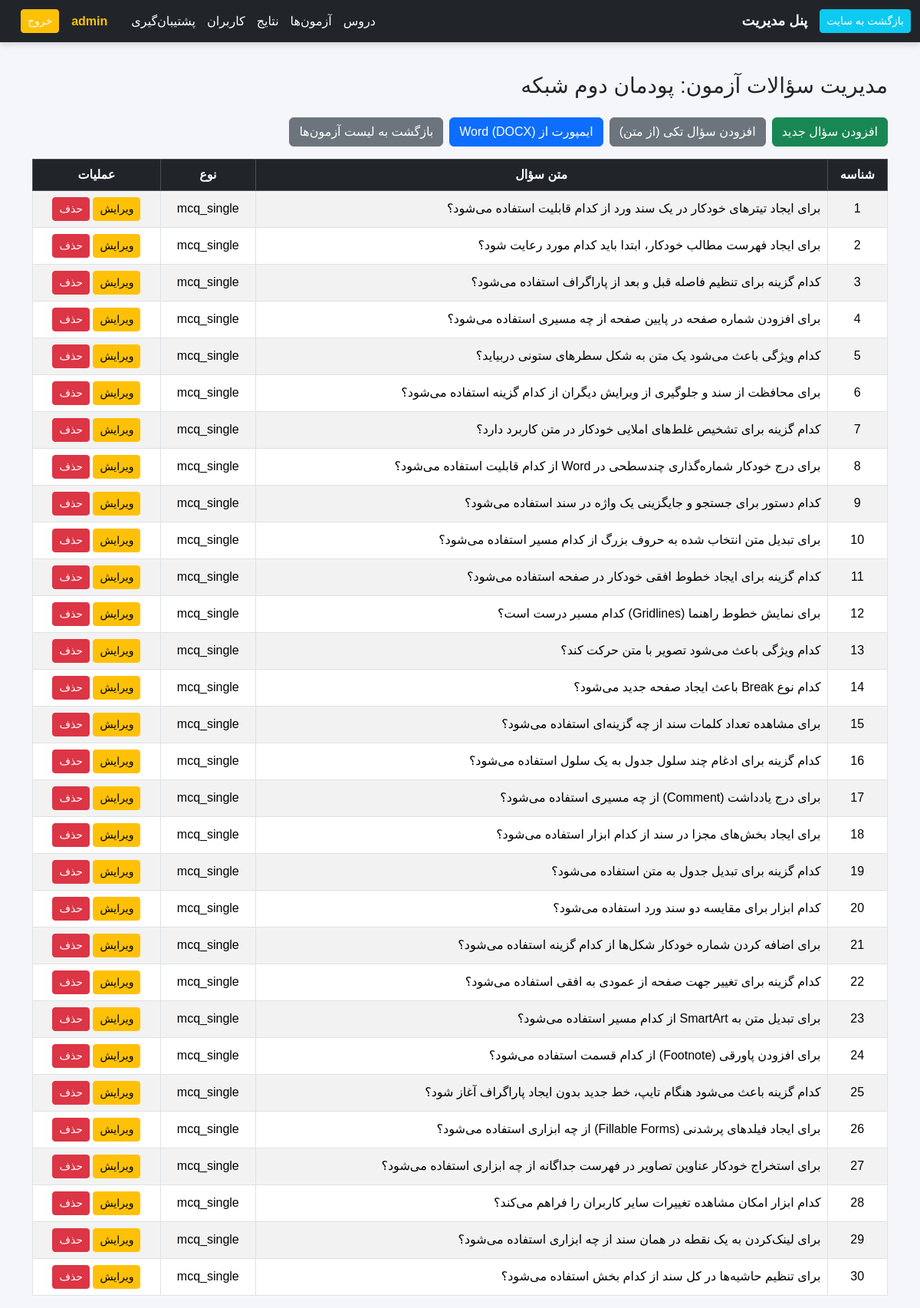
Page /public/index.php?route=/admin/questions&quiz_id=7 (signed in) on the committed database.
### tables this page shows
CREATE TABLE `quizzes` (
  `id` bigint unsigned NOT NULL AUTO_INCREMENT,
  `title` varchar(200) NOT NULL,
  `subject_id` bigint unsigned DEFAULT NULL,
  `max_attempts` int NOT NULL DEFAULT '1',
  `module` varchar(50) DEFAULT NULL,
  `time_limit_seconds` int DEFAULT '0',
  `question_count` int NOT NULL DEFAULT '20',
  `is_published` tinyint(1) NOT NULL DEFAULT '0',
  `created_by` bigint unsigned DEFAULT NULL,
  `created_at` timestamp NULL DEFAULT CURRENT_TIMESTAMP,
  PRIMARY KEY (`id`),
  KEY `fk_quiz_user` (`created_by`),
  KEY `fk_quiz_subject` (`subject_id`),
  CONSTRAINT `fk_quiz_subject` FOREIGN KEY (`subject_id`) REFERENCES `subjects` (`id`) ON DELETE SET NULL,
  CONSTRAINT `fk_quiz_user` FOREIGN KEY (`created_by`) REFERENCES `users` (`id`) ON DELETE SET NULL
);

CREATE TABLE `questions` (
  `id` bigint unsigned NOT NULL AUTO_INCREMENT,
  `quiz_id` bigint unsigned NOT NULL,
  `subject_id` bigint unsigned DEFAULT NULL,
  `type` enum('mcq_single','mcq_multi','true_false','fill_blank') NOT NULL,
  `body` text NOT NULL,
  `explanation` text,
  `difficulty` tinyint unsigned DEFAULT '2',
  `created_at` timestamp NULL DEFAULT CURRENT_TIMESTAMP,
  PRIMARY KEY (`id`),
  KEY `fk_q_quiz` (`quiz_id`),
  KEY `fk_q_subject` (`subject_id`),
  CONSTRAINT `fk_q_quiz` FOREIGN KEY (`quiz_id`) REFERENCES `quizzes` (`id`) ON DELETE CASCADE,
  CONSTRAINT `fk_q_subject` FOREIGN KEY (`subject_id`) REFERENCES `subjects` (`id`) ON DELETE SET NULL
);

### app/Core/View.php (called while the page is built, shortened)
<?php
class View
{
    public static function render(string $template, array $data = [], ?string $layout = 'admin')
    {
        $templateFile = __DIR__ . '/../Template/' . $template;
        extract($data);
        require $templateFile;
        return ob_get_clean();
    }
}

### app/Action/Admin/Questions/QuestionListAction.php (called while the page is built, shortened)
<?php
class QuestionListAction
{
    public function __invoke()
    {
        $quizId = (int)($_GET['quiz_id'] ?? 0);
        $quizRepo = new QuizRepository();
        $quiz = $quizRepo->find($quizId);
        $qRepo = new QuestionRepository();
        $questions = $qRepo->byQuiz($quizId);
        return View::render("admin/questions/list.php", [
            "quiz"      => $quiz,
            "questions" => $questions
        ]);
    }
}

### app/Core/Router.php (called while the page is built, shortened)
<?php
class Router
{
    private array $routes = [
        'GET' => [],
        'POST' => [],
    ];
    private string $rawRoute;
    public function __construct(string $rawRoute)
    {
        $this->rawRoute = $rawRoute;
    }
    public function get(string $path, $handler)
    {
        $this->routes['GET'][$path] = $handler;
    }
    public function post(string $path, $handler)
    {
        $this->routes['POST'][$path] = $handler;
    }
    public function dispatch()
    {
        $method = $_SERVER['REQUEST_METHOD'];
        $uri = parse_url($this->rawRoute, PHP_URL_PATH);
        $handler = $this->routes[$method][$uri];
        if (is_object($handler) && method_exists($handler, '__invoke')) {
            return $handler();
        }
        return;
    }
}

### app/Core/Database.php (called while the page is built, shortened)
<?php
class Database
{
    private static ?PDO $pdo = null;
    public static function init(array $config): void
    {
        $host    = $config['host'] ?? 'localhost';
        $dbname  = $config['dbname'] ?? 'mostafadb';
        $user    = $config['user'] ?? 'root';
        $pass    = $config['pass'] ?? '4562';
        $charset = $config['charset'] ?? 'utf8mb4';
        $dsn = "mysql:host={$host};dbname={$dbname};charset={$charset}";
        try {
            self::$pdo = new PDO(
                $dsn,
                $user,
                $pass,
                [
                    PDO::ATTR_ERRMODE            => PDO::ERRMODE_EXCEPTION,
                    PDO::ATTR_DEFAULT_FETCH_MODE => PDO::FETCH_ASSOC,
                ]
            );
        } catch (PDOException $e) {
            die("Database connection failed: " . $e->getMessage());
        }
    }
    public static function getConnection(): PDO
    {
        return self::$pdo;
    }
}

### app/Domain/QuizRepository.php (called while the page is built, shortened)
<?php
class QuizRepository
{
    private PDO $db;
    public function __construct()
    {
        $this->db = Database::getConnection();
    }
    public function find(int $id): ?array
    {
        $stmt = $this->db->prepare("SELECT * FROM quizzes WHERE id = ?");
        $stmt->execute([$id]);
        $row = $stmt->fetch();
        return $row ?: null;
    }
}

### app/Core/helpers.php (called while the page is built, shortened)
<?php
if (!function_exists('e')) {
    function e($value)
    {
        return htmlspecialchars($value ?? '', ENT_QUOTES, 'UTF-8');
    }
}

### app/Domain/QuestionRepository.php (called while the page is built, shortened)
<?php
class QuestionRepository
{
    private PDO $db;
    public function __construct()
    {
        $this->db = Database::getConnection();
    }
    public function getOptions($questionId)
    {
        $stmt = $this->db->prepare("SELECT * FROM options WHERE question_id=?");
        $stmt->execute([$questionId]);
        return $stmt->fetchAll();
    }
    public function byQuiz($quizId)
    {
        $stmt = $this->db->prepare("SELECT * FROM questions WHERE quiz_id=? ORDER BY id ASC");
        $stmt->execute([$quizId]);
        $questions = $stmt->fetchAll();
        foreach ($questions as &$q) {
            $q['options'] = $this->getOptions($q['id']);
        }
        return $questions;
    }
}

### app/Template/admin/questions/list.php (the view)
<h3 class="mb-4">مدیریت سؤالات آزمون: <?= htmlspecialchars($quiz['title']) ?></h3>
<div class="mb-3 d-flex gap-2">
    <a href="index.php?route=/admin/questions/create&quiz_id=<?= $quiz['id'] ?>" class="btn btn-success">
        افزودن سؤال جدید
    </a>
    <a class="btn btn-secondary" href="index.php?route=/admin/questions/import-text&quiz_id=<?= e($quiz['id']) ?>">
        افزودن سؤال تکی (از متن)
    </a>
    <a href="index.php?route=/admin/questions/import-docx&quiz_id=<?= $quiz['id'] ?>" class="btn btn-primary">
        ایمپورت از Word (DOCX)
    </a>
    <a href="index.php?route=/admin/quizzes" class="btn btn-secondary">
        بازگشت به لیست آزمون‌ها
    </a>
</div>
<table class="table table-bordered table-striped text-center align-middle">
    <thead class="table-dark">
        <tr>
            <th>شناسه</th>
            <th>متن سؤال</th>
            <th>نوع</th>
            <th>عملیات</th>
        </tr>
    </thead>
    <tbody>
        <?php if (!empty($questions)): ?>
            <?php $i = 1; ?>
            <?php foreach ($questions as $q): ?>
                <tr>
                    <td><?= $i++ ?></td>
                    <td style="text-align: right;"><?= htmlspecialchars($q['body']) ?></td>
                    <td><?= $q['type'] ?></td>
                    <td>
                        <a href="index.php?route=/admin/questions/edit&id=<?= $q['id'] ?>" class="btn btn-warning btn-sm">
                            ویرایش
                        </a>
                        <a href="index.php?route=/admin/questions/delete&id=<?= $q['id'] ?>&quiz_id=<?= $quiz['id'] ?>"
                            onclick="return confirm('این سؤال حذف شود؟')" class="btn btn-danger btn-sm">
                            حذف
                        </a>
                    </td>
                </tr>
            <?php endforeach; ?>
        <?php else: ?>
            <tr>
                <td colspan="4">هیچ سؤالی برای این آزمون ثبت نشده است.</td>
            </tr>
        <?php endif; ?>
    </tbody>
</table>

### app/Template/layouts/admin.php (style rules this page uses)
body, h1, h2, h3, h4, h5, h6, p, div, span, a, button, input { font-family: 'Vazirmatn', sans-serif !important; }
body { background: #f4f6f9; }

### rows in the picture
quizzes: title "پودمان دوم شبکه"
questions: body "برای ایجاد تیترهای خودکار در یک سند ورد از کدام قابلیت استفاده می‌شود؟", type "mcq_single"
questions: body "برای ایجاد فهرست مطالب خودکار، ابتدا باید کدام مورد رعایت شود؟", type "mcq_single"
questions: body "کدام گزینه برای تنظیم فاصله قبل و بعد از پاراگراف استفاده می‌شود؟", type "mcq_single"
questions: body "برای افزودن شماره صفحه در پایین صفحه از چه مسیری استفاده می‌شود؟", type "mcq_single"
questions: body "کدام ویژگی باعث می‌شود یک متن به شکل سطرهای ستونی دربیاید؟", type "mcq_single"
questions: body "برای محافظت از سند و جلوگیری از ویرایش دیگران از کدام گزینه استفاده می‌شود؟", type "mcq_single"
questions: body "کدام گزینه برای تشخیص غلط‌های املایی خودکار در متن کاربرد دارد؟", type "mcq_single"
questions: body "برای درج خودکار شماره‌گذاری چندسطحی در Word از کدام قابلیت استفاده می‌شود؟", type "mcq_single"
questions: body "کدام دستور برای جستجو و جایگزینی یک واژه در سند استفاده می‌شود؟", type "mcq_single"
questions: body "برای تبدیل متن انتخاب شده به حروف بزرگ از کدام مسیر استفاده می‌شود؟", type "mcq_single"
questions: body "کدام گزینه برای ایجاد خطوط افقی خودکار در صفحه استفاده می‌شود؟", type "mcq_single"
questions: body "برای نمایش خطوط راهنما (Gridlines) کدام مسیر درست است؟", type "mcq_single"
questions: body "کدام ویژگی باعث می‌شود تصویر با متن حرکت کند؟", type "mcq_single"
questions: body "کدام نوع Break باعث ایجاد صفحه جدید می‌شود؟", type "mcq_single"
questions: body "برای مشاهده تعداد کلمات سند از چه گزینه‌ای استفاده می‌شود؟", type "mcq_single"
questions: body "کدام گزینه برای ادغام چند سلول جدول به یک سلول استفاده می‌شود؟", type "mcq_single"
questions: body "برای درج یادداشت (Comment) از چه مسیری استفاده می‌شود؟", type "mcq_single"
questions: body "برای ایجاد بخش‌های مجزا در سند از کدام ابزار استفاده می‌شود؟", type "mcq_single"
questions: body "کدام گزینه برای تبدیل جدول به متن استفاده می‌شود؟", type "mcq_single"
questions: body "کدام ابزار برای مقایسه دو سند ورد استفاده می‌شود؟", type "mcq_single"
questions: body "برای اضافه کردن شماره خودکار شکل‌ها از کدام گزینه استفاده می‌شود؟", type "mcq_single"
questions: body "کدام گزینه برای تغییر جهت صفحه از عمودی به افقی استفاده می‌شود؟", type "mcq_single"
questions: body "برای تبدیل متن به SmartArt از کدام مسیر استفاده می‌شود؟", type "mcq_single"
questions: body "برای افزودن پاورقی (Footnote) از کدام قسمت استفاده می‌شود؟", type "mcq_single"
questions: body "کدام گزینه باعث می‌شود هنگام تایپ، خط جدید بدون ایجاد پاراگراف آغاز شود؟", type "mcq_single"
questions: body "برای ایجاد فیلدهای پرشدنی (Fillable Forms) از چه ابزاری استفاده می‌شود؟", type "mcq_single"
questions: body "برای استخراج خودکار عناوین تصاویر در فهرست جداگانه از چه ابزاری استفاده می‌شود؟", type "mcq_single"
questions: body "کدام ابزار امکان مشاهده تغییرات سایر کاربران را فراهم می‌کند؟", type "mcq_single"
questions: body "برای لینک‌کردن به یک نقطه در همان سند از چه ابزاری استفاده می‌شود؟", type "mcq_single"
questions: body "برای تنظیم حاشیه‌ها در کل سند از کدام بخش استفاده می‌شود؟", type "mcq_single"

### other values in the picture
$u['name'] "admin"
